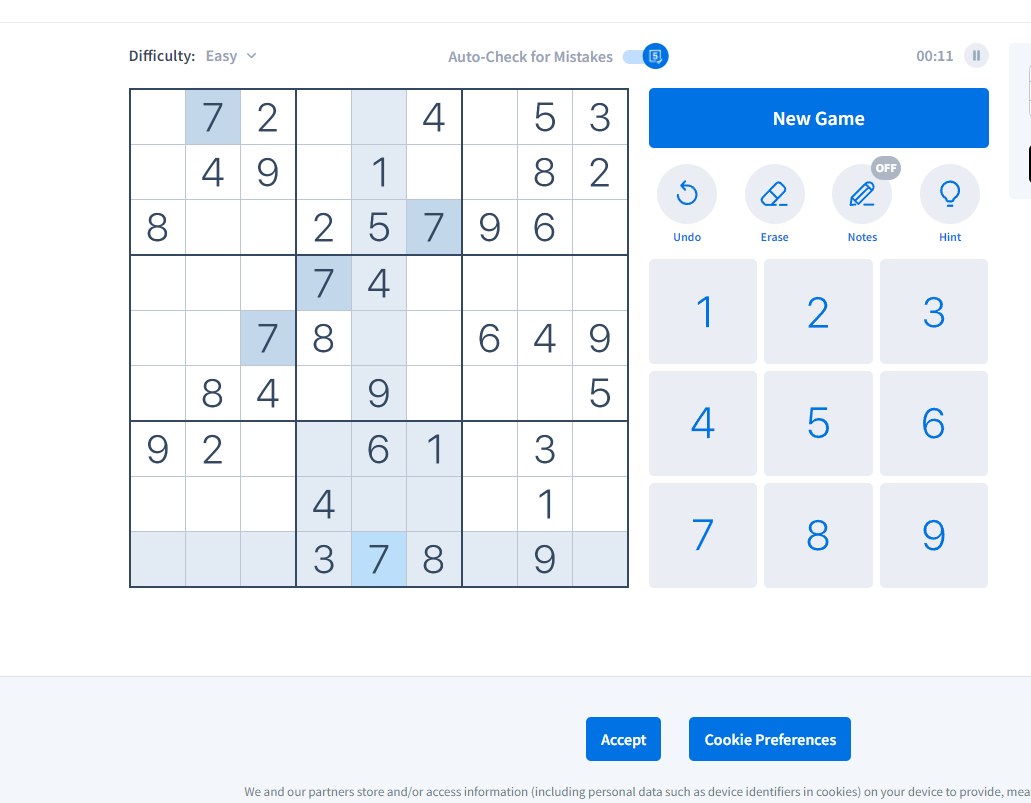
#> input picture modules/00_sudoku/data/00_base.png, 1031 x 803 px, found by its file name
$ python sudoku-detector.py
#> lines starting #> are read from the running program, lines starting #| are printed output that depends on the picture; after the words box and inside, x2 and y2 are one past the last pixel; in counts of white or black regions, pixels touching at a corner belong together
import cv2
import numpy as np
import logging
from transform import four_point_transform

# https://opencv24-python-tutorials.readthedocs.io/en/latest/py_tutorials/py_imgproc/py_thresholding/py_thresholding.html
# https://opencv24-python-tutorials.readthedocs.io/en/latest/py_tutorials/py_imgproc/py_filtering/py_filtering.html
# https://maker.pro/raspberry-pi/tutorial/grid-detection-with-opencv-on-raspberry-pi
# https://opencv24-python-tutorials.readthedocs.io/en/latest/py_tutorials/py_imgproc/py_contours/py_contours_begin/py_contours_begin.html
# https://stackoverflow.com/questions/14997733/advanced-square-detection-with-connected-region


data = [
    'modules/00_sudoku/data/00_base.png',
    'modules/00_sudoku/data/01_small_blurred.png',
    'modules/00_sudoku/data/02_newspaper.jpg'
]

class SudokuDetector:
    MIN_SIZE_CELL_DIVIDER = 20

    def __init__(self, from_image) -> None:
#> called with from_image = 'modules/00_sudoku/data/00_base.png'
        img = cv2.imread(from_image)
#> img is the input picture: shape (803, 1031, 3); mean B, G, R 247, 239.6, 232.7

        self.naive(img)
        # [12 lines of commented-out code are left out]

    def naive(self, img):
        _, th = cv2.threshold(cv2.cvtColor(img, cv2.COLOR_BGR2GRAY), 200, 255, cv2.THRESH_BINARY)
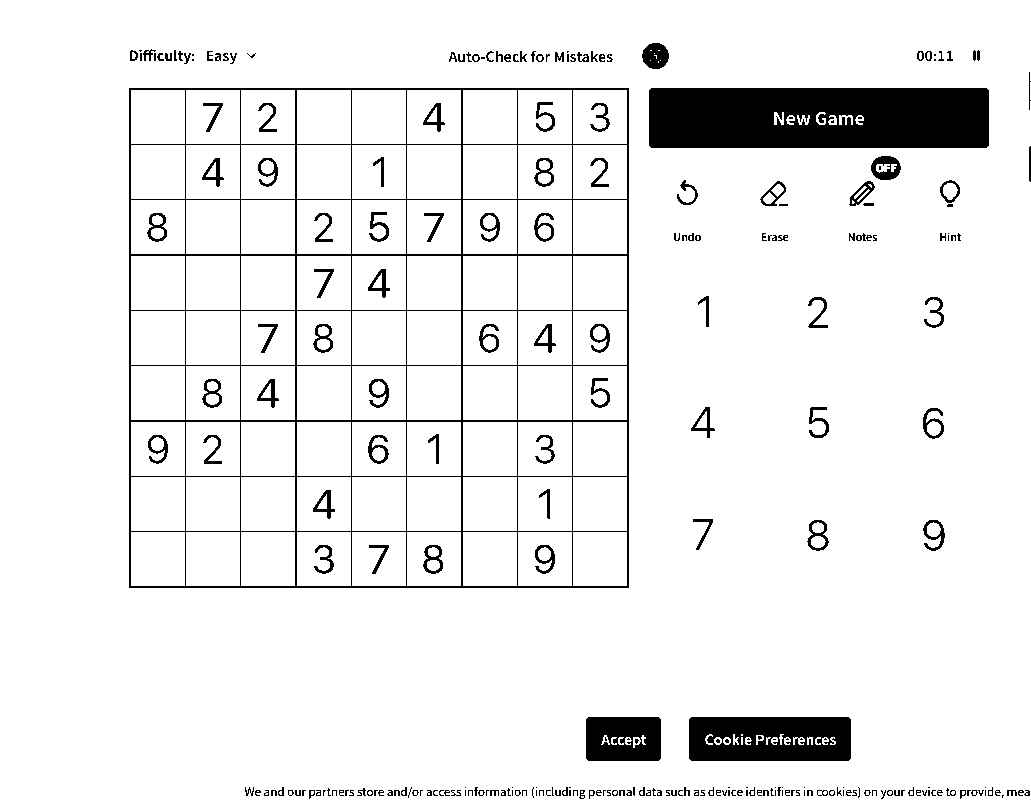
#> th: shape (803, 1031); 92.9% white; 272 black regions (117 under 20 px)
        cv2.imwrite('./tmp/naive_th.jpeg', th)
        contours = cv2.findContours(th, cv2.RETR_TREE, cv2.CHAIN_APPROX_SIMPLE)
#> contours = 497 contours, 143 with area under 20; largest, box (x1, y1, x2, y2) and area: (0, 0, 1031, 803) 825914, (128, 87, 630, 589) 250999, (648, 87, 990, 149) 20783, (688, 716, 852, 762) 7317, (585, 716, 662, 762) 3402

        def filter_conts(c):
            if len(c) != 4:
                return False
            x,y,w,h = cv2.boundingRect(c)
            return w*h > 50

        contours = list(filter(filter_conts, contours[0]))
#> contours = 81 contours; largest, box (x1, y1, x2, y2) and area: (573, 532, 627, 586) 2809, (518, 532, 572, 586) 2809, (463, 532, 517, 586) 2809, (407, 532, 461, 586) 2809, (352, 532, 406, 586) 2809
        img = cv2.drawContours(img, contours, -1, (255,0,0), 2)
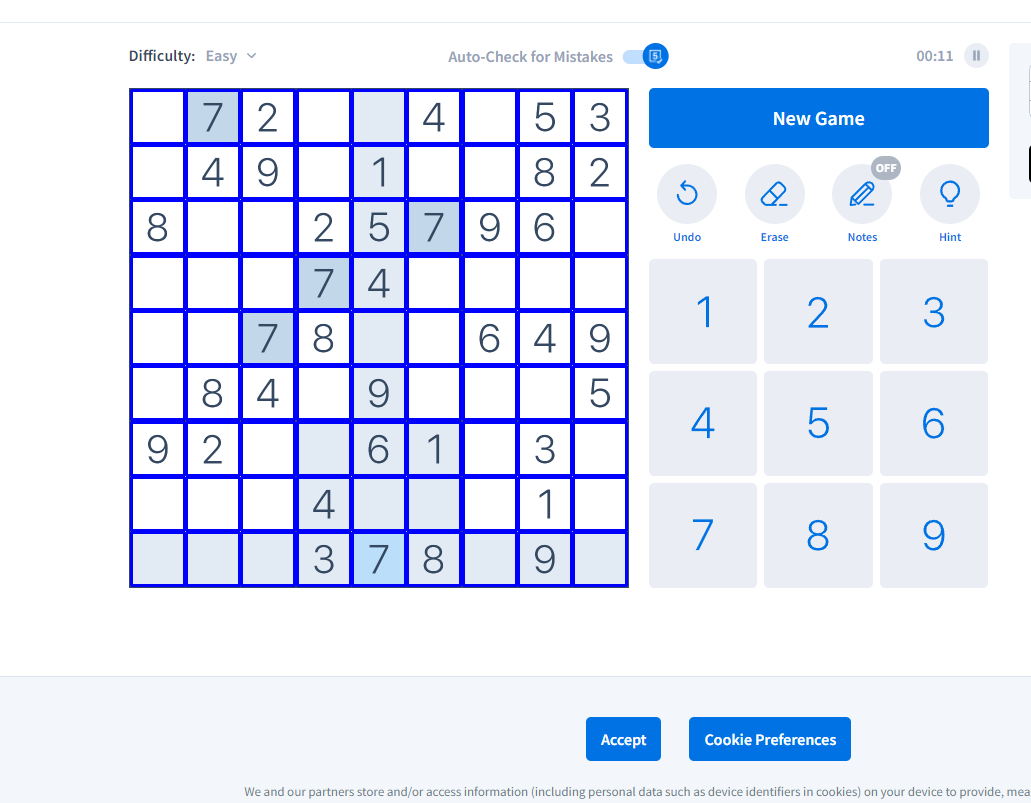
#> img: shape (803, 1031, 3); 5.48% of pixels changed, all inside (x1, y1, x2, y2) = (130, 89, 628, 587)
        cv2.imwrite('./tmp/naive_img.jpeg', img)


    def filter_contours(self, c):
        _,_,w,h = cv2.boundingRect(c)
        ratio = min(w,h) / max(w,h)
        return w > self.min_w_cell and h >self.min_h_cell and cv2.isContourConvex(c) and ratio >= 0.9

    @staticmethod
    def extract_from_contour(img, contour, output_file=None):
        if contour is None:
            return img
        mask = np.zeros((img.shape),np.uint8)
        cv2.drawContours(mask,[contour],0, color=(255, 255, 255), thickness=cv2.FILLED)
        out = np.zeros_like(img)
        out[mask == 255] = img[mask == 255]
        if output_file:
            cv2.imwrite(output_file, out)
        return out

    @staticmethod
    def contour_approx(c):
        epsilon = 0.01*cv2.arcLength(c, True)
        approx = cv2.approxPolyDP(c, epsilon, True)
        return approx if len(approx) >= 4 else None # look for edges with more than 3 points

    def find_nested_contours(self, image):
        it = 1
        th2 = cv2.dilate(image, np.ones((3,3), np.uint8), iterations=it)
        cv2.imwrite('data/tmp/03_th2.png', th2)
        contours = cv2.findContours(th2, cv2.RETR_TREE, cv2.CHAIN_APPROX_SIMPLE)[0]
        approxs = list(filter(lambda x: x is not None, map(self.contour_approx, contours)))
        approxs = list(filter(self.filter_contours, approxs))
        return list(filter(self.filter_contours, approxs))

    def find_biggest_contour(self, img):
        contours = cv2.findContours(img, cv2.RETR_TREE, cv2.CHAIN_APPROX_SIMPLE)[0]
        approxs = list(filter(lambda x: x is not None, map(self.contour_approx, contours)))
        approxs = list(filter(self.filter_contours, approxs))

        if len(approxs):
            return sorted(approxs, key=cv2.contourArea, reverse=True)[0]
        return None


if __name__ == '__main__':
    SudokuDetector(data[0])
